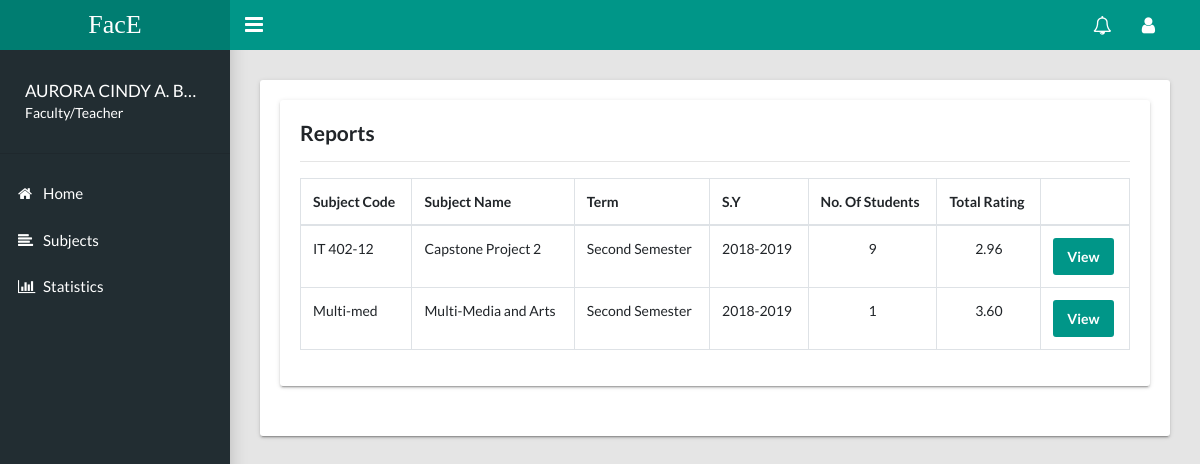
The app's page /admin/faculties/subject.php (signed in) with its own data.
### tables this page shows
CREATE TABLE `faculty` (
  `Faculty_ID` bigint(15) NOT NULL,
  `Faculty_Lastname` varchar(50) NOT NULL,
  `Faculty_Firstname` varchar(50) NOT NULL,
  `Faculty_Middlename` varchar(50) NOT NULL,
  `Position` varchar(50) NOT NULL,
  `Status` varchar(50) NOT NULL,
  `Password` text NOT NULL
);

CREATE TABLE `subject_offer` (
  `Subject_Offer_ID` int(15) NOT NULL,
  `SY_ID` int(10) NOT NULL,
  `Term_ID` int(10) NOT NULL,
  `Subject_Code` varchar(20) NOT NULL,
  `Faculty_ID` bigint(15) NOT NULL,
  `Status` varchar(15) NOT NULL,
  `Process` int(5) NOT NULL,
  `Department_ID` varchar(10) NOT NULL
);

CREATE TABLE `subject` (
  `Subject_Code` varchar(20) NOT NULL,
  `Subject_Description` varchar(50) NOT NULL,
  `Status` varchar(15) NOT NULL
);

CREATE TABLE `term` (
  `Term_ID` int(10) NOT NULL,
  `Term_Name` varchar(30) NOT NULL
);

CREATE TABLE `sy` (
  `SY_ID` bigint(10) NOT NULL,
  `SY_Name` varchar(30) NOT NULL
);

### admin/faculties/function/app.php (called while the page is built, shortened)
<?php
    class app
    {
        function getData($conn){
            $query = "SELECT subject_offer.Subject_Code , term.Term_Name, subject_offer.Subject_Offer_ID, subject_offer.Faculty_ID,
                        subject.Subject_Description, subject_offer.Process, sy.SY_Name
                    FROM subject_offer
                    INNER JOIN term on subject_offer.Term_ID = term.Term_ID
                    INNER JOIN subject on subject_offer.Subject_Code = subject.Subject_Code
                    INNER JOIN sy on subject_offer.SY_ID = sy.SY_ID
                    WHERE subject_offer.Faculty_ID  = '".$_SESSION['Faculty_ID']."' ";
            $result = mysqli_query($conn,$query);
            return $result;
        }
        function getAllStudentsEvaluation($conn, $key){
            $query2 = "SELECT student_evaluation.average_rate , subject_taken_handle.Subject_Offer_ID
                    FROM student_evaluation
                    INNER JOIN subject_taken_handle on student_evaluation.Subject_Student_Taken = subject_taken_handle.Subject_Student_Taken
                    WHERE subject_taken_handle.Subject_Offer_ID  = '".$key."' ";
            $result2 = mysqli_query($conn,$query2);
            return $result2;
        }
    }

### admin/faculties/subject.php (the view, shortened to what this page needs)
<?php
	include("../include/header-faculty.php");
	include("../include/sidebar-faculty.php");
	include("function/app.php");
	$data = new app();
	$result = $data->getData($conn);
?>
<main class="app-content">
	<div class="clearix">
		<div class="row">
			<div class="col-md-12">
				<div class="tile">
				<div class="row">
					<div class="col-md-12">
						<div class="tile">
							<div >
								<h4>Reports</h4>
							</div>
							<hr>
							<div class="tile-body">
								<form method="POST">
									<div class="table-responsive">
										<table class="table table-hover table-bordered" id="table1">
											<thead>
												<tr>
													<th>Subject Code</th>
													<th>Subject Name</th>
													<th>Term</th>
													<th>S.Y</th>
													<th>No. Of Students</th>
													<th>Total Rating</th>
													<th></th>
												</tr>
											</thead>
											<tbody>
											<?php while($res = mysqli_fetch_array($result)): ?>
											<?php
												$process = $res['Process'];
											?>
												<?php if($process == 2):?>
												<tr>
													<td><?php echo $res['Subject_Code']?></td>
													<td><?php echo $res['Subject_Description']?></td>
													<td><?php echo $res['Term_Name']?></td>
													<td><?php echo $res['SY_Name']?></td>
														<?php
															$result2 = $data->getAllStudentsEvaluation($conn,$res['Subject_Offer_ID']);
															$count = mysqli_num_rows($result2);
															if($count > 0){
																echo "<td style='text-align: center'>".$count."</td>";
															}
															else{echo "<td>Nobody Evaluated Yet</td>";}
														?>
													<td style="text-align: center;">
														<?php
															$result3 = $data->getAllStudentsEvaluation($conn,$res['Subject_Offer_ID']);
															$arr = array();
															while($res3 = mysqli_fetch_array($result3)){
																$ave = $res3['average_rate'];
																array_push($arr,$ave);
															}
															if(empty($arr)){
																echo "No Ratings Yet";
															}else{
																$average  = array_sum($arr) / count($arr);
																$averageRounded = number_format($average, 2, '.', '');
																echo $averageRounded;
															}
														?>
													</td>
													<td><a class="btn btn-primary" href="viewReport.php?Subject_Offer_ID=<?php echo $res['Subject_Offer_ID'];?>" type="button" name="view">View</a></td>
												</tr>
											<?php endif; ?>
											<?php endwhile ?>
											</tbody>
										</table>
									</div>
								</form>
							</div>
						</div>
					</div>
				</div>
			</div>
		</div>
	</div>
</main>
<?php include("../include/footer-faculty.php") ?>

### admin/include/sidebar-faculty.php (shortened to what this page needs)
<?php
$sql = "SELECT Faculty_Firstname, Faculty_Lastname, Faculty_Middlename FROM  faculty
WHERE Faculty_ID = '".$_SESSION['Faculty_ID']."' ";
$result =  $conn -> query($sql);
$row = $result -> fetch_object();
?>
<aside class="app-sidebar">
    <div class="app-sidebar__user">
        <div class="container" style="text-align: auto">
            <p class="app-sidebar__user-name"><?php echo $row -> Faculty_Firstname.' '. $row -> Faculty_Middlename .' '.$row-> Faculty_Lastname ?></p>
            <p class="app-sidebar__user-designation">Faculty/Teacher</p>
        </div>
    </div>
    <hr>
    <ul class="app-menu">
        <li>
            <a class="app-menu__item " href="../faculties/index.php">
                <i class="app-menu__icon fa fa-home"></i>
                <span class="app-menu__label">Home</span>
            </a>
        </li>
        <li>
            <a class="app-menu__item " href="../faculties/subject.php">
                <i class="app-menu__icon fa fa-align-left "></i>
                <span class="app-menu__label">Subjects</span>
            </a>
        </li>
         <li>
            <a class="app-menu__item " href="../faculties/graph.php">
                <i class="app-menu__icon fa fa-bar-chart "></i>
                <span class="app-menu__label">Statistics</span>
            </a>
        </li>
    </ul>
</aside>

### records on screen
faculty: Faculty_Firstname "AURORA CINDY", Faculty_Middlename "A.", Faculty_Lastname "B…"
subject_offer: Subject_Code "IT 402-12", subject.Subject_Description "Capstone Project 2", Term_ID.Term_Name "Second Semester", SY_ID.SY_Name "2018-2019", count "9", averageRounded "2.96"
subject_offer: Subject_Code "Multi-med", subject.Subject_Description "Multi-Media and Arts", Term_ID.Term_Name "Second Semester", SY_ID.SY_Name "2018-2019", count "1", averageRounded "3.60"
